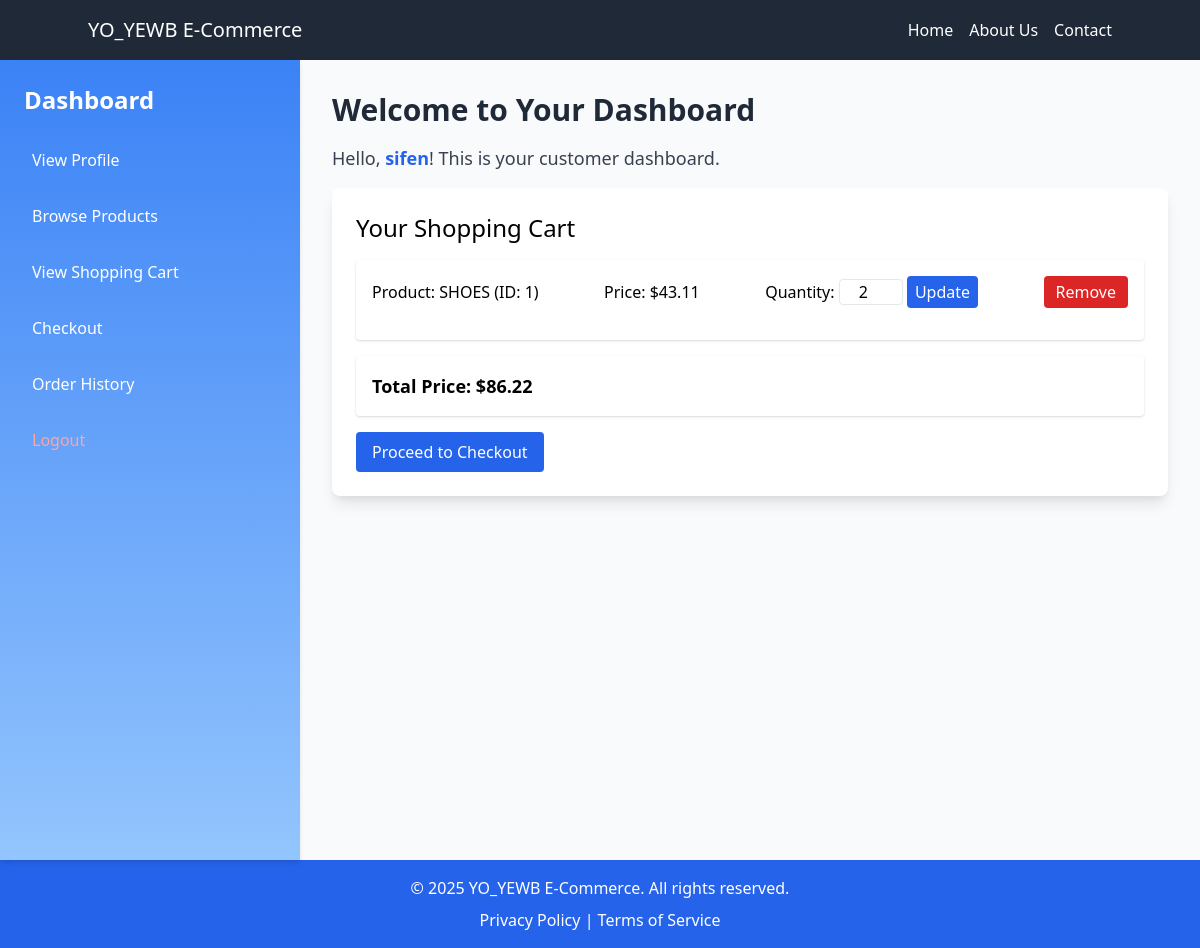
The app's page /customer_dashboard.php?page=cart (signed in) with its own data.
### tables this page shows
CREATE TABLE `users` (
  `id` int(11) NOT NULL,
  `username` varchar(50) NOT NULL,
  `password` varchar(255) NOT NULL,
  `email` varchar(100) NOT NULL,
  `created_at` timestamp NOT NULL DEFAULT current_timestamp(),
  `role` enum('admin','customer') DEFAULT 'customer'
);

CREATE TABLE `cart` (
  `id` int(11) NOT NULL,
  `user_id` int(11) NOT NULL,
  `product_id` int(11) NOT NULL,
  `quantity` int(11) NOT NULL DEFAULT 1
);

CREATE TABLE `products` (
  `id` int(11) NOT NULL,
  `name` varchar(255) NOT NULL,
  `description` text NOT NULL,
  `price` decimal(10,2) NOT NULL,
  `image` varchar(255) NOT NULL,
  `category_id` int(11) DEFAULT NULL,
  `stock_quantity` int(11) DEFAULT 0,
  `is_active` tinyint(4) DEFAULT 1,
  `created_at` datetime DEFAULT current_timestamp(),
  `updated_at` datetime DEFAULT current_timestamp() ON UPDATE current_timestamp()
);

### cart.php (the view, shortened to what this page needs)
<?php
include 'db.php';
$user_id = $_SESSION['user_id'];
$products = [];
$sql = "SELECT c.quantity, p.id, p.name, p.price, p.image
        FROM cart c
        JOIN products p ON c.product_id = p.id
        WHERE c.user_id = ?";
$stmt = $conn->prepare($sql);
$stmt->bind_param("i", $user_id);
$stmt->execute();
$result = $stmt->get_result();
while ($product = $result->fetch_assoc()) {
    $products[] = $product;
}
$total_price = 0;
foreach ($products as $product) {
    $total_price += $product['price'] * $product['quantity'];
}
?>
<!DOCTYPE html>
<html lang="en">
<head>
    <link href="https://cdn.jsdelivr.net/npm/tailwindcss@2.2.19/dist/tailwind.min.css" rel="stylesheet">
</head>
<body class="bg-gray-100 p-6">
    <h2 class="text-2xl mb-4">Your Shopping Cart</h2>
    <?php if (empty($products)): ?>
        <p>Your cart is empty. <a href="customer_dashboard.php?page=products" class="text-blue-500">Continue shopping</a>.</p>
    <?php else: ?>
        <ul class="bg-white p-4 rounded shadow" id="cart-items">
            <?php foreach ($products as $product): ?>
                <li class="flex justify-between items-center mb-4" data-id="<?= htmlspecialchars($product['id']) ?>">
                    <span>Product: <?= htmlspecialchars($product['name']) ?> (ID: <?= htmlspecialchars($product['id']) ?>)</span>
                    <span>Price: $<?= htmlspecialchars(number_format($product['price'], 2)) ?></span>
                    <span>Quantity:
                        <form method="POST" action="?page=cart" class="inline-block">
                            <input type="number" name="quantity" value="<?= htmlspecialchars($product['quantity']) ?>" min="1" class="w-16 text-center border rounded">
                            <button type="submit" class="bg-blue-600 text-white px-2 py-1 rounded hover:bg-blue-500">Update</button>
                        </form>
                    </span>
                    <form method="POST" action="?page=cart" class="inline-block">
                        <button type="submit" class="bg-red-600 text-white px-3 py-1 rounded hover:bg-red-500">Remove</button>
                    </form>
                </li>
            <?php endforeach; ?>
        </ul>
        <div class="mt-4 bg-white p-4 rounded shadow">
            <h3 class="text-lg font-semibold">Total Price: $<?= htmlspecialchars(number_format($total_price, 2)) ?></h3>
        </div>
    <?php endif; ?>
    <a href="customer_dashboard.php?page=checkout" class="mt-4 inline-block bg-blue-600 text-white px-4 py-2 rounded hover:bg-blue-500">Proceed to Checkout</a>
</body>
</html>

### customer_dashboard.php (shortened to what this page needs)
<?php
include 'db.php';
$user_id = $_SESSION['user_id'];
$sql = "SELECT username FROM users WHERE id='$user_id'";
$result = $conn->query($sql);
$user = $result->fetch_assoc();
$current_page = isset($_GET['page']) ? $_GET['page'] : 'dashboard';
?>
<!DOCTYPE html>
<html lang="en">
<head>
    <link href="https://cdn.jsdelivr.net/npm/tailwindcss@2.2.19/dist/tailwind.min.css" rel="stylesheet">
</head>
<body class="bg-gray-50">
    <?php include 'header.php';  ?>
    <div class="flex">
        <nav class="w-1/4 bg-gradient-to-b from-blue-500 to-blue-300 shadow-md h-screen p-6">
            <h2 class="text-2xl font-semibold text-white mb-6">Dashboard</h2>
            <ul class="space-y-4">
                <li><a href="?page=profile" class="text-white hover:bg-blue-400 block p-2 rounded transition">View Profile</a></li>
                <li><a href="?page=products" class="text-white hover:bg-blue-400 block p-2 rounded transition">Browse Products</a></li>
                <li><a href="?page=cart" class="text-white hover:bg-blue-400 block p-2 rounded transition">View Shopping Cart</a></li>
                <li><a href="?page=checkout" class="text-white hover:bg-blue-400 block p-2 rounded transition">Checkout</a></li>
                <li><a href="?page=order_history" class="text-white hover:bg-blue-400 block p-2 rounded transition">Order History</a></li>
                <li><a href="logout.php" class="text-red-300 hover:bg-red-600 block p-2 rounded transition">Logout</a></li>
            </ul>
        </nav>
        <div class="flex-1 p-8">
            <h1 class="text-3xl font-bold text-gray-800 mb-4">Welcome to Your Dashboard</h1>
            <p class="text-lg text-gray-700 mb-4">Hello, <span class="font-semibold text-blue-600"><?= htmlspecialchars($user['username']) ?></span>! This is your customer dashboard.</p>
            <div class="bg-white p-6 rounded-lg shadow-lg">
                <?php
                switch ($current_page) {
                    case 'cart':
                        include 'cart.php';
                        break;
                }
                ?>
            </div>
        </div>
    </div>
    <?php include 'footer.php';  ?>
</body>
</html>

### records on screen
users: username "sifen"
cart: product.name "SHOES", product "1", product.price "43.11", quantity "2"

### other values on screen
$total_price "86.22"
